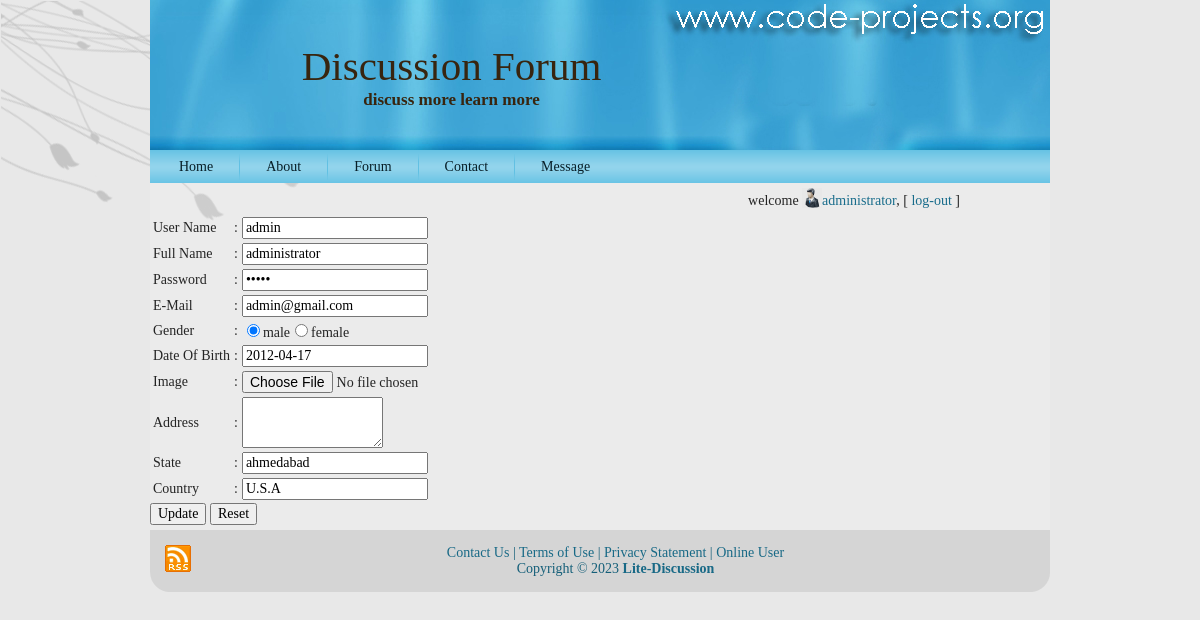
The page /uedit.php (signed in) on the database its author committed.
### tables this page shows
CREATE TABLE `user` (
  `user_id` int(11) NOT NULL,
  `country` varchar(50) NOT NULL,
  `state` varchar(50) NOT NULL,
  `address` varchar(500) NOT NULL,
  `user_type` varchar(50) NOT NULL,
  `username` varchar(50) DEFAULT NULL,
  `fullname` varchar(50) DEFAULT NULL,
  `password` varchar(50) DEFAULT NULL,
  `user_acc_active` tinyint(1) DEFAULT NULL,
  `dob` date NOT NULL,
  `e_mail` varchar(100) DEFAULT NULL,
  `gender` varchar(20) NOT NULL,
  `uimg` varchar(255) NOT NULL,
  `isuser` tinyint(1) NOT NULL
);

### utility.php (called while the page is built, shortened)
<?php
function ExecuteQuery($SQL)
{
    $servername = "localhost";
    $username = "root";
    $password = "";
    $database = "tech_forum";
    $conn = new mysqli($servername, $username, $password, $database);
    $result = $conn->query($SQL);
    return $result;
}
?>

### uedit.php (the view, shortened to what this page needs)
<?php session_start();
 require("header.php");
require("checkUser.php")?>
<form action="uupdate.php" method="POST" onsubmit="return check(this)" enctype="multipart/form-data">
<?php
$sql="SELECT * from user where user_id=$_SESSION[uid]";
	$rows = ExecuteQuery($sql);
	if (mysql_num_rows($rows)>0)
	{
		$row = mysql_fetch_array ($rows);
		echo "<table>";
		echo "<tr><td>User Name</td><td> : </td><td><input type='text' name='un' value='$row[username]' ><span id='a' style='color: red';/></span></td></tr>";
		echo "<tr><td>Full Name</td><td> : </td><td><input type='text' name='fn' value='$row[fullname]' ><span id='b' style='color: red';/></span></td></tr>";
		echo "<tr><td>Password</td> <td> : </td><td><input type='password' name='pwd' value='$row[password]'><span id='c' style='color: red';/></span></td></tr>";
		echo "<tr><td>E-Mail</td><td> :</td><td> <input type='text' name='e_mail' value='$row[e_mail]'/><span id='d' style='color: red';/></span></td></tr>";
		echo "<tr><td>Gender</td><td> :</td><td> <input type='radio' name='gender' value='1' checked='checked' />male<input type='radio' name='gender' >female<span id='e' style='color: red';/></span></td></tr> ";
		echo "<tr><td>Date Of Birth</td> <td>: </td><td><input type='text' name='dob' value='$row[dob]'/><span id='f' style='color: red';/></span></td></tr>";
		echo "<tr><td>Image</td><td>:</td><td> <input type='file' name='ima' value=''/></td></tr> ";
		echo "<tr><td>Address</td><td> :</td><td> <textarea rows='3' cols='15' name='add' value='$row[address]'></textarea><span id='i' style='color: red';/></span></td></tr>";
		echo "<tr><td>State</td><td> :</td><td> <input type='text' name='sta' value='$row[state]'><span id='j' style='color: red';/></span></td></tr>";
		echo "<tr><td>Country</td><td> :</td><td><input type='text' name='cou' value='$row[country]'><span id='k' style='color: red';/></span></td></tr>";
		echo "</table>";
	}
?>
	<input type="submit" value="Update">
    <input type="reset" value="Reset">
</form>
<?php require("footer.php")?>

### res/style.css (style rules this page uses)
body { margin: 0 auto; padding: 0; background-color: #E8E8E8; }
form { padding:0 !important; margin:0 !important; }
body { font-family: Georgia, "Times New Roman", Times, Serif; font-size: 14px; color: #242424; }
input, select { font-family: Georgia, "Times New Roman", Times, Serif; font-size: 14px; }

### rows shown on the page
user: un "admin", fn "administrator", e_mail "admin@gmail.com", dob "2012-04-17", sta "ahmedabad", cou "U.S.A"

### other values the page prints
$_SESSION["fn"] "administrator"
